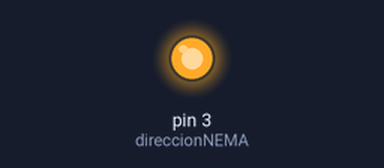
A sketch run on a simulated Arduino Uno, built with avr-gcc and run on an emulated ATmega328P. Parts: output pins drawn as LEDs (lit = HIGH). Pins used as bus, display or sensor lines are not drawn.

Above: at 1.7 s.
At 5.2 s:
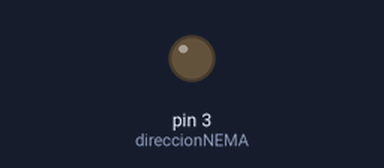
Timing chart, 0 to 8.9 s (numbered marks = the images above):
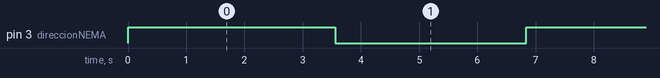

The sketch:

testNema17.ino
```cpp
#include <stdio.h>
#include <ctype.h>

int CIRCUNFERENCIA = 15.71; // MILIMETROS
float DISTANCIAPASO = 0.07855; //MILIMETROS

int VELOCIDAD = 1400; // A mayor número menor velocidad
// !! NO BAJAR DE 600 !! //
int stepsNEMA = 2;
int direccionNEMA = 3;
int reset = 10;
int pasos = 200;

// the setup routine runs once when you press reset:
void setup() {
  // initialize the digital pin as an output.
  pinMode(stepsNEMA, OUTPUT);
  pinMode(direccionNEMA, OUTPUT);
  pinMode(reset, OUTPUT);
}

int mov = 10;

// the loop routine runs over and over again forever:
void loop() {


  digitalWrite(direccionNEMA, HIGH);
  delay(3000);

  float pasosAMover = mov / DISTANCIAPASO;

  for (int i = 0; i<400; i++)       //Equivale al numero de vueltas (200 es 360º grados) o micropasos
  {
    digitalWrite(stepsNEMA, HIGH);  // This LOW to HIGH change is what creates the
    digitalWrite(stepsNEMA, LOW); // al A4988 de avanzar una vez por cada pulso de energia.
    delayMicroseconds(VELOCIDAD);     // Regula la velocidad, cuanto mas bajo mas velocidad.

  }

  digitalWrite(direccionNEMA, LOW);
  delay(3000);

  for (int i = 0; i<200; i++)       //Equivale al numero de vueltas (200 es 360º grados) o micropasos
  {
    digitalWrite(stepsNEMA, HIGH);  // This LOW to HIGH change is what creates the
    digitalWrite(stepsNEMA, LOW); // al A4988 de avanzar una vez por cada pulso de energia.
    delayMicroseconds(VELOCIDAD);     // Regula la velocidad, cuanto mas bajo mas velocidad.

  }

}
```

Measured:
- by itself, pin 3 (direccionNEMA): alternates HIGH for 3.6 s and LOW for 3.3 s
